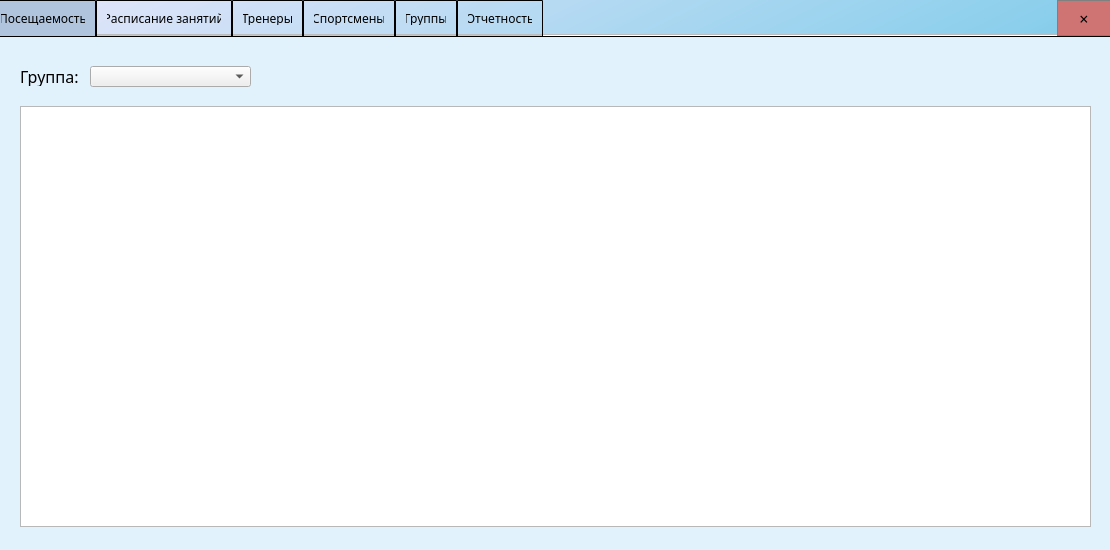
<?xml version="1.0" encoding="UTF-8"?>
<ui version="4.0">
 <class>Dialog</class>
 <widget class="QDialog" name="Dialog">
  <property name="geometry">
   <rect>
    <x>0</x>
    <y>0</y>
    <width>1110</width>
    <height>550</height>
   </rect>
  </property>
  <property name="minimumSize">
   <size>
    <width>1110</width>
    <height>550</height>
   </size>
  </property>
  <property name="maximumSize">
   <size>
    <width>1110</width>
    <height>550</height>
   </size>
  </property>
  <property name="windowTitle">
   <string>Рукопашный бой - Система</string>
  </property>
  <property name="styleSheet">
   <string notr="true">#Dialog {
background: qlineargradient(x1:0, y1:0, x2:1, y2:1, stop:0 rgba(230, 230, 250, 255), stop:0.5 rgba(135, 206, 235, 255), stop:1 rgba(70, 130, 180, 255));
}</string>
  </property>
  <widget class="QTabWidget" name="tabWidget">
   <property name="enabled">
    <bool>true</bool>
   </property>
   <property name="geometry">
    <rect>
     <x>-10</x>
     <y>0</y>
     <width>1131</width>
     <height>551</height>
    </rect>
   </property>
   <property name="mouseTracking">
    <bool>false</bool>
   </property>
   <property name="acceptDrops">
    <bool>false</bool>
   </property>
   <property name="autoFillBackground">
    <bool>false</bool>
   </property>
   <property name="styleSheet">
    <string notr="true">QTabBar::tab {
    border: 1px solid black;
    border-bottom-color: #C2C7CB;
    border-top-left-radius: 1px;
    border-top-right-radius: 1px;
    min-width: 26ex;
    padding: 10px;
	font-family: Avenir Next;
}

QTabBar::tab:selected, QTabBar::tab:hover {
    background: #b0c4de;
	font-family: Avenir Next;
}
 
QTabBar::tab:selected {
    border-bottom-color: #b0c4de;
	font-family: Avenir Next;
}
 
QTabBar::tab:!selected {
    margin-top: 0px;
	font-family: Avenir Next;
}</string>
   </property>
   <property name="tabShape">
    <enum>QTabWidget::Rounded</enum>
   </property>
   <property name="currentIndex">
    <number>0</number>
   </property>
   <property name="elideMode">
    <enum>Qt::ElideNone</enum>
   </property>
   <property name="usesScrollButtons">
    <bool>true</bool>
   </property>
   <property name="documentMode">
    <bool>true</bool>
   </property>
   <property name="tabsClosable">
    <bool>false</bool>
   </property>
   <property name="movable">
    <bool>false</bool>
   </property>
   <property name="tabBarAutoHide">
    <bool>false</bool>
   </property>
   <widget class="QWidget" name="tab_8">
    <property name="styleSheet">
     <string notr="true">#tab_8 {
background-color: #e2f2fc;
border-radius:7%;
border: 1px solid black;
font-family: Avenir Next;
font-size: 16px;
}</string>
    </property>
    <attribute name="title">
     <string>Посещаемость</string>
    </attribute>
    <widget class="QLabel" name="label">
     <property name="geometry">
      <rect>
       <x>30</x>
       <y>30</y>
       <width>61</width>
       <height>20</height>
      </rect>
     </property>
     <property name="styleSheet">
      <string notr="true">#label {
font-family: Avenir Next;
font-size: 16px;
}</string>
     </property>
     <property name="text">
      <string>Группа:</string>
     </property>
    </widget>
    <widget class="QComboBox" name="comboBox">
     <property name="geometry">
      <rect>
       <x>100</x>
       <y>30</y>
       <width>161</width>
       <height>21</height>
      </rect>
     </property>
     <property name="styleSheet">
      <string notr="true"/>
     </property>
    </widget>
    <widget class="QTableWidget" name="tableWidget">
     <property name="geometry">
      <rect>
       <x>30</x>
       <y>70</y>
       <width>1071</width>
       <height>421</height>
      </rect>
     </property>
    </widget>
   </widget>
   <widget class="QWidget" name="tab_7">
    <property name="styleSheet">
     <string notr="true">#tab_7 {
background-color: #e2f2fc;
border-radius:7%;
border: 1px solid black;
font-family: Avenir Next;
font-size: 16px;
}</string>
    </property>
    <attribute name="title">
     <string>Расписание занятий</string>
    </attribute>
    <widget class="QListView" name="listView">
     <property name="geometry">
      <rect>
       <x>20</x>
       <y>20</y>
       <width>731</width>
       <height>471</height>
      </rect>
     </property>
    </widget>
    <widget class="QComboBox" name="comboBox_2">
     <property name="geometry">
      <rect>
       <x>950</x>
       <y>50</y>
       <width>131</width>
       <height>22</height>
      </rect>
     </property>
    </widget>
    <widget class="QLabel" name="label_2">
     <property name="geometry">
      <rect>
       <x>890</x>
       <y>50</y>
       <width>61</width>
       <height>20</height>
      </rect>
     </property>
     <property name="styleSheet">
      <string notr="true">#label_2 {
font-family: Avenir Next;
font-size: 16px;
}</string>
     </property>
     <property name="text">
      <string>Группа:</string>
     </property>
    </widget>
    <widget class="QPushButton" name="pushButton_2">
     <property name="geometry">
      <rect>
       <x>780</x>
       <y>50</y>
       <width>85</width>
       <height>25</height>
      </rect>
     </property>
     <property name="styleSheet">
      <string notr="true">#pushButton_2 {
background-color: #b0c4de;
border-radius:7%;
border: 1px solid grey;
font-family: Avenir Next;
font-size: 16px;
}

#pushButton_2:hover {
background-color: #9db1cc
}</string>
     </property>
     <property name="text">
      <string>Создать</string>
     </property>
    </widget>
    <widget class="QPushButton" name="pushButton_3">
     <property name="geometry">
      <rect>
       <x>780</x>
       <y>90</y>
       <width>85</width>
       <height>25</height>
      </rect>
     </property>
     <property name="styleSheet">
      <string notr="true">#pushButton_3 {
background-color: #b0c4de;
border-radius:7%;
border: 1px solid grey;
font-family: Avenir Next;
font-size: 16px;
}

#pushButton_3:hover {
background-color: #9db1cc
}</string>
     </property>
     <property name="text">
      <string>Изменить</string>
     </property>
    </widget>
    <widget class="QPushButton" name="pushButton_4">
     <property name="geometry">
      <rect>
       <x>780</x>
       <y>130</y>
       <width>85</width>
       <height>25</height>
      </rect>
     </property>
     <property name="styleSheet">
      <string notr="true">#pushButton_4 {
background-color: #b0c4de;
border-radius:7%;
border: 1px solid grey;
font-family: Avenir Next;
font-size: 16px;
}

#pushButton_4:hover {
background-color: #9db1cc
}</string>
     </property>
     <property name="text">
      <string>Удалить</string>
     </property>
    </widget>
    <widget class="QTextBrowser" name="textBrowser">
     <property name="geometry">
      <rect>
       <x>30</x>
       <y>30</y>
       <width>711</width>
       <height>71</height>
      </rect>
     </property>
    </widget>
   </widget>
   <widget class="QWidget" name="tab_6">
    <property name="styleSheet">
     <string notr="true">#tab_6 {
background-color: #e2f2fc;
border-radius:7%;
border: 1px solid black;
font-family: Avenir Next;
font-size: 16px;
}</string>
    </property>
    <attribute name="title">
     <string>Тренеры</string>
    </attribute>
    <widget class="QPushButton" name="pushButton_5">
     <property name="geometry">
      <rect>
       <x>30</x>
       <y>30</y>
       <width>85</width>
       <height>25</height>
      </rect>
     </property>
     <property name="styleSheet">
      <string notr="true">#pushButton_5 {
background-color: #b0c4de;
border-radius:7%;
border: 1px solid grey;
font-family: Avenir Next;
font-size: 16px;
}

#pushButton_5:hover {
background-color: #9db1cc
}</string>
     </property>
     <property name="text">
      <string>Добавить</string>
     </property>
    </widget>
    <widget class="QPushButton" name="pushButton_6">
     <property name="geometry">
      <rect>
       <x>140</x>
       <y>30</y>
       <width>85</width>
       <height>25</height>
      </rect>
     </property>
     <property name="styleSheet">
      <string notr="true">#pushButton_6 {
background-color: #b0c4de;
border-radius:7%;
border: 1px solid grey;
font-family: Avenir Next;
font-size: 16px;
}

#pushButton_6:hover {
background-color: #9db1cc
}</string>
     </property>
     <property name="text">
      <string>Изменить</string>
     </property>
    </widget>
    <widget class="QPushButton" name="pushButton_7">
     <property name="geometry">
      <rect>
       <x>250</x>
       <y>30</y>
       <width>85</width>
       <height>25</height>
      </rect>
     </property>
     <property name="styleSheet">
      <string notr="true">#pushButton_7 {
background-color: #b0c4de;
border-radius:7%;
border: 1px solid grey;
font-family: Avenir Next;
font-size: 16px;
}

#pushButton_7:hover {
background-color: #9db1cc
}</string>
     </property>
     <property name="text">
      <string>Удалить</string>
     </property>
    </widget>
    <widget class="QListView" name="listView_2">
     <property name="geometry">
      <rect>
       <x>30</x>
       <y>70</y>
       <width>1071</width>
       <height>421</height>
      </rect>
     </property>
    </widget>
    <widget class="QLineEdit" name="lineEdit">
     <property name="geometry">
      <rect>
       <x>782</x>
       <y>80</y>
       <width>298</width>
       <height>20</height>
      </rect>
     </property>
     <property name="inputMask">
      <string/>
     </property>
     <property name="text">
      <string/>
     </property>
     <property name="frame">
      <bool>true</bool>
     </property>
     <property name="cursorPosition">
      <number>0</number>
     </property>
     <property name="dragEnabled">
      <bool>false</bool>
     </property>
     <property name="readOnly">
      <bool>false</bool>
     </property>
     <property name="placeholderText">
      <string>Поиск...</string>
     </property>
     <property name="clearButtonEnabled">
      <bool>false</bool>
     </property>
    </widget>
    <widget class="QTextBrowser" name="textBrowser_2">
     <property name="geometry">
      <rect>
       <x>40</x>
       <y>110</y>
       <width>1041</width>
       <height>71</height>
      </rect>
     </property>
    </widget>
   </widget>
   <widget class="QWidget" name="tab_5">
    <property name="styleSheet">
     <string notr="true">#tab_5 {
background-color: #e2f2fc;
border-radius:7%;
border: 1px solid black;
font-family: Avenir Next;
font-size: 16px;
}</string>
    </property>
    <attribute name="title">
     <string>Спортсмены</string>
    </attribute>
    <widget class="QPushButton" name="pushButton_8">
     <property name="geometry">
      <rect>
       <x>30</x>
       <y>30</y>
       <width>85</width>
       <height>25</height>
      </rect>
     </property>
     <property name="styleSheet">
      <string notr="true">#pushButton_8 {
background-color: #b0c4de;
border-radius:7%;
border: 1px solid grey;
font-family: Avenir Next;
font-size: 16px;
}

#pushButton_8:hover {
background-color: #9db1cc
}</string>
     </property>
     <property name="text">
      <string>Добавить</string>
     </property>
    </widget>
    <widget class="QPushButton" name="pushButton_9">
     <property name="geometry">
      <rect>
       <x>140</x>
       <y>30</y>
       <width>85</width>
       <height>25</height>
      </rect>
     </property>
     <property name="styleSheet">
      <string notr="true">#pushButton_9 {
background-color: #b0c4de;
border-radius:7%;
border: 1px solid grey;
font-family: Avenir Next;
font-size: 16px;
}

#pushButton_9:hover {
background-color: #9db1cc
}</string>
     </property>
     <property name="text">
      <string>Изменить</string>
     </property>
    </widget>
    <widget class="QPushButton" name="pushButton_10">
     <property name="geometry">
      <rect>
       <x>250</x>
       <y>30</y>
       <width>85</width>
       <height>25</height>
      </rect>
     </property>
     <property name="styleSheet">
      <string notr="true">#pushButton_10 {
background-color: #b0c4de;
border-radius:7%;
border: 1px solid grey;
font-family: Avenir Next;
font-size: 16px;
}

#pushButton_10:hover {
background-color: #9db1cc
}</string>
     </property>
     <property name="text">
      <string>Удалить</string>
     </property>
    </widget>
    <widget class="QListView" name="listView_3">
     <property name="geometry">
      <rect>
       <x>30</x>
       <y>70</y>
       <width>1071</width>
       <height>421</height>
      </rect>
     </property>
    </widget>
    <widget class="QLineEdit" name="lineEdit_2">
     <property name="geometry">
      <rect>
       <x>782</x>
       <y>80</y>
       <width>298</width>
       <height>20</height>
      </rect>
     </property>
     <property name="placeholderText">
      <string>Поиск...</string>
     </property>
    </widget>
    <widget class="QTextBrowser" name="textBrowser_3">
     <property name="geometry">
      <rect>
       <x>40</x>
       <y>110</y>
       <width>1041</width>
       <height>71</height>
      </rect>
     </property>
    </widget>
   </widget>
   <widget class="QWidget" name="tab">
    <property name="autoFillBackground">
     <bool>false</bool>
    </property>
    <property name="styleSheet">
     <string notr="true">#tab {
background-color: #e2f2fc;
border-radius:7%;
border: 1px solid black;
font-family: Avenir Next;
font-size: 16px;
}</string>
    </property>
    <attribute name="title">
     <string>Группы</string>
    </attribute>
    <widget class="QLineEdit" name="lineEdit_3">
     <property name="geometry">
      <rect>
       <x>782</x>
       <y>80</y>
       <width>298</width>
       <height>20</height>
      </rect>
     </property>
     <property name="placeholderText">
      <string>Поиск...</string>
     </property>
    </widget>
    <widget class="QPushButton" name="pushButton_11">
     <property name="geometry">
      <rect>
       <x>140</x>
       <y>30</y>
       <width>85</width>
       <height>25</height>
      </rect>
     </property>
     <property name="styleSheet">
      <string notr="true">#pushButton_11 {
background-color: #b0c4de;
border-radius:7%;
border: 1px solid grey;
font-family: Avenir Next;
font-size: 16px;
}
#pushButton_11:hover {
background-color: #9db1cc
}</string>
     </property>
     <property name="text">
      <string>Изменить</string>
     </property>
    </widget>
    <widget class="QListView" name="listView_4">
     <property name="geometry">
      <rect>
       <x>30</x>
       <y>70</y>
       <width>1071</width>
       <height>421</height>
      </rect>
     </property>
    </widget>
    <widget class="QPushButton" name="pushButton_12">
     <property name="geometry">
      <rect>
       <x>250</x>
       <y>30</y>
       <width>85</width>
       <height>25</height>
      </rect>
     </property>
     <property name="styleSheet">
      <string notr="true">#pushButton_12 {
background-color: #b0c4de;
border-radius:7%;
border: 1px solid grey;
font-family: Avenir Next;
font-size: 16px;
}

#pushButton_12:hover {
background-color: #9db1cc
}</string>
     </property>
     <property name="text">
      <string>Удалить</string>
     </property>
    </widget>
    <widget class="QPushButton" name="pushButton_13">
     <property name="geometry">
      <rect>
       <x>30</x>
       <y>30</y>
       <width>85</width>
       <height>25</height>
      </rect>
     </property>
     <property name="styleSheet">
      <string notr="true">#pushButton_13 {
background-color: #b0c4de;
border-radius:7%;
border: 1px solid grey;
font-family: Avenir Next;
font-size: 16px;
}

#pushButton_13:hover {
background-color: #9db1cc
}</string>
     </property>
     <property name="text">
      <string>Создать</string>
     </property>
    </widget>
    <widget class="QTextBrowser" name="textBrowser_4">
     <property name="geometry">
      <rect>
       <x>40</x>
       <y>110</y>
       <width>1041</width>
       <height>71</height>
      </rect>
     </property>
    </widget>
    <zorder>pushButton_11</zorder>
    <zorder>listView_4</zorder>
    <zorder>pushButton_12</zorder>
    <zorder>pushButton_13</zorder>
    <zorder>lineEdit_3</zorder>
    <zorder>textBrowser_4</zorder>
   </widget>
   <widget class="QWidget" name="tab_2">
    <property name="styleSheet">
     <string notr="true">#tab_2 {
background-color: #e2f2fc;
border-radius:7%;
border: 1px solid black;
font-family: Avenir Next;
font-size: 16px;
}</string>
    </property>
    <attribute name="title">
     <string>Отчетность</string>
    </attribute>
    <widget class="QListView" name="listView_5">
     <property name="geometry">
      <rect>
       <x>30</x>
       <y>30</y>
       <width>711</width>
       <height>461</height>
      </rect>
     </property>
    </widget>
    <widget class="QComboBox" name="comboBox_4">
     <property name="geometry">
      <rect>
       <x>880</x>
       <y>70</y>
       <width>161</width>
       <height>21</height>
      </rect>
     </property>
    </widget>
    <widget class="QLabel" name="label_3">
     <property name="geometry">
      <rect>
       <x>760</x>
       <y>40</y>
       <width>111</width>
       <height>21</height>
      </rect>
     </property>
     <property name="styleSheet">
      <string notr="true">#label_3 {
font-family: Avenir Next;
font-size: 16px;
}</string>
     </property>
     <property name="text">
      <string>Дата периода:</string>
     </property>
    </widget>
    <widget class="QLabel" name="label_4">
     <property name="geometry">
      <rect>
       <x>760</x>
       <y>70</y>
       <width>61</width>
       <height>21</height>
      </rect>
     </property>
     <property name="styleSheet">
      <string notr="true">#label_4 {
font-family: Avenir Next;
font-size: 16px;
}</string>
     </property>
     <property name="text">
      <string>Группа:</string>
     </property>
    </widget>
    <widget class="QDateEdit" name="dateEdit">
     <property name="geometry">
      <rect>
       <x>880</x>
       <y>40</y>
       <width>161</width>
       <height>22</height>
      </rect>
     </property>
     <property name="maximumDate">
      <date>
       <year>2025</year>
       <month>12</month>
       <day>31</day>
      </date>
     </property>
     <property name="minimumDate">
      <date>
       <year>2024</year>
       <month>1</month>
       <day>1</day>
      </date>
     </property>
     <property name="calendarPopup">
      <bool>true</bool>
     </property>
    </widget>
    <widget class="QPushButton" name="pushButton_14">
     <property name="geometry">
      <rect>
       <x>760</x>
       <y>430</y>
       <width>85</width>
       <height>25</height>
      </rect>
     </property>
     <property name="styleSheet">
      <string notr="true">#pushButton_14 {
background-color: #b0c4de;
border-radius:7%;
border: 1px solid grey;
font-family: Avenir Next;
font-size: 16px;
}

#pushButton_14:hover {
background-color: #9db1cc
}</string>
     </property>
     <property name="text">
      <string>Очистить</string>
     </property>
    </widget>
    <widget class="QTreeView" name="treeView">
     <property name="geometry">
      <rect>
       <x>40</x>
       <y>40</y>
       <width>691</width>
       <height>131</height>
      </rect>
     </property>
    </widget>
    <widget class="QTextBrowser" name="textBrowser_5">
     <property name="geometry">
      <rect>
       <x>40</x>
       <y>180</y>
       <width>691</width>
       <height>41</height>
      </rect>
     </property>
    </widget>
    <widget class="QTableWidget" name="tableWidget_2">
     <property name="geometry">
      <rect>
       <x>40</x>
       <y>230</y>
       <width>691</width>
       <height>211</height>
      </rect>
     </property>
    </widget>
   </widget>
  </widget>
  <widget class="QPushButton" name="pushButton">
   <property name="geometry">
    <rect>
     <x>1057</x>
     <y>0</y>
     <width>54</width>
     <height>36</height>
    </rect>
   </property>
   <property name="styleSheet">
    <string notr="true">#pushButton {
background-color: #cf7373;
border: 1px solid grey;
font-family: Avenir Next;
font-size: 16px;
}

#pushButton:hover {
background-color: #bc5d58
}</string>
   </property>
   <property name="text">
    <string>×</string>
   </property>
  </widget>
 </widget>
 <resources/>
 <connections/>
</ui>
